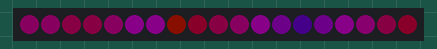
A sketch run on a simulated Arduino Uno, built with avr-gcc and run on an emulated ATmega328P. On the bench: 19 RGB LEDs in strip order, left to right. Dim RGB values are drawn brighter than linear.

Above: at 0.05 s.
At 0.65 s:
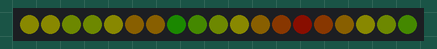
At 1.35 s:
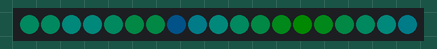
At 2.05 s:
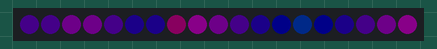
At 2.75 s:
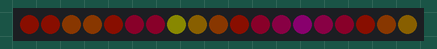

Measured:
- by itself, everything shown: repeats every 2.4 s, in 24 steps

The sketch:

circlesFromPNG.ino
```cpp
#include <avr/pgmspace.h>
#include "anim.h"

#include <FastLED.h>
#define NUM_LEDS 19
#define PIN 1

CRGB leds[NUM_LEDS];

// cTrix said I should make circles, I say he should play Horses
// C's out for cTrix

void setup() {
  FastLED.addLeds<NEOPIXEL, PIN>(leds, NUM_LEDS);
}

void loop(){
  //uint8_t rando = random(10);
  //if(rando < 4){
    animate();
  //}
  //delay(500);
}

void animate() {
  uint8_t i, j, r, g, b;
  for (i = 0; i < len; i++) {
    for (j = 0; j < 19; j++) {
      r = pgm_read_word_near(&(anim[i][j][0]));
      g = pgm_read_word_near(&(anim[i][j][1]));
      b = pgm_read_word_near(&(anim[i][j][2]));
      leds[j] = CRGB(r, g, b);
    }
    FastLED.setBrightness(10);
    FastLED.delay(100);
  }
}
```

Source omitted: anim.h (data table, 6853 bytes)
